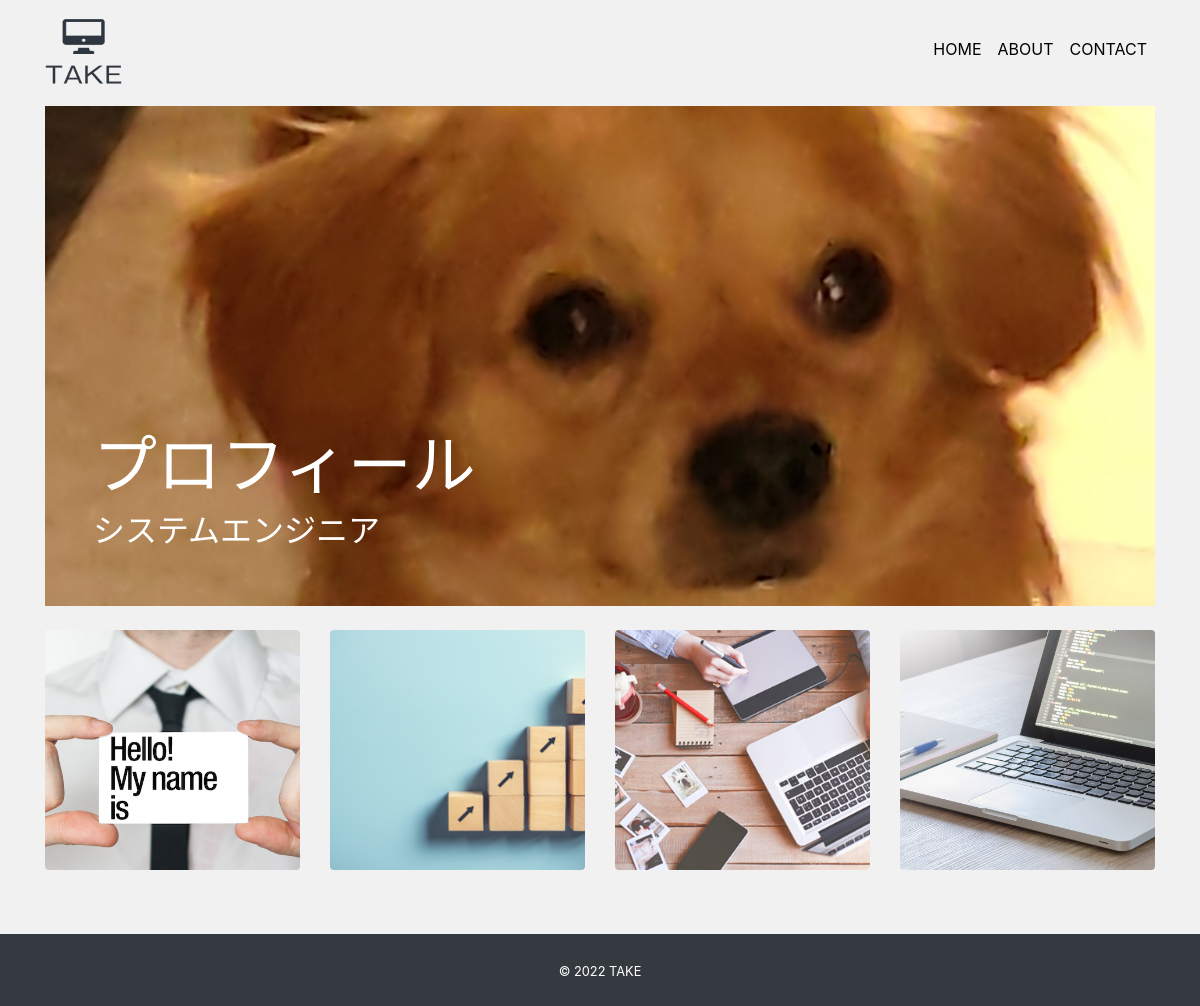
The page / on the database its author committed.
### mysite/models.py (models this page shows, shortened)
class Profile(models.Model):
    title = models.CharField('タイトル', max_length=100, null=True, blank=True)
    subtitle = models.CharField(
        'サブタイトル', max_length=100, null=True, blank=True)
    name = models.CharField('名前', max_length=100)
    job = models.TextField('仕事')
    introduction = models.TextField('自己紹介')
    github = models.CharField('github', max_length=100, null=True, blank=True)
    twitter = models.CharField(
        'twitter', max_length=100, null=True, blank=True)
    linkedin = models.CharField(
        'linkedin', max_length=100, null=True, blank=True)
    facebook = models.CharField(
        'facebook', max_length=100, null=True, blank=True)
    instagram = models.CharField(
        'instagram', max_length=100, null=True, blank=True)
    slack = models.CharField('slack', max_length=100, null=True, blank=True)
    topimage = models.ImageField(upload_to='images', verbose_name='トップ画像')
    subimage = models.ImageField(upload_to='images', verbose_name='サブ画像')

class Work(models.Model):
    title = models.CharField('タイトル', max_length=100)
    image = models.ImageField(upload_to="images", verbose_name='イメージ画像')
    thumbnail = models.ImageField(
        upload_to="images", verbose_name='サムネイル', null='True', blank='True')
    skill = models.CharField('スキル', max_length=100)
    url = models.CharField('URL', max_length=100, null='True', blank='True')
    created = models.DateField('作成日')
    description = models.TextField('説明')

### mysite/views.py (the view)
# urls.py: path('', views.IndexView.as_view(), name='index'),
class IndexView(View):
    def get(self, request, *args, **kwargs):
        profile_data = Profile.objects.all()
        if profile_data.exists():
            profile_data = profile_data.order_by('-id')[0]
        work_data = Work.objects.order_by('-id')
        return render(request, 'mysite/index.html', {
            'profile_data': profile_data,
            'work_data': work_data
        })

### mysite/templates/mysite/index.html (shortened to what this page needs)
{% extends 'mysite/base.html' %}
{% block content %}
<div class="card top d-flex flex-column justify-content-end mb-4">
    <img src="{{ profile_data.topimage.url }}" alt="">
    <div class="overlay text-white p-5">
        <h1 class="title">{{ profile_data.title }}</h1>
        <h5 class="subtitle">{{ profile_data.subtitle }}</h5>
    </div>
</div>
<div class="row mb-5">
    {% for work in work_data %}
    <div class="col-6 col-md-3 mb-3">
        <div class="card work-thumbnail">
            {% if work.thumbnail %}
            <img src="{{ work.thumbnail.url }}" alt="" class="work-img">
            {% else %}
            <img src="{{ work.image.url }}" alt="" class="work-img">
            {% endif %}
        </div>
    </div>
    {% endfor%}
</div>
{% endblock %}

### mysite/static/css/style.css (style rules this page uses)
* { margin: 0; padding: 0; box-sizing: border-box; }
body { background: #f1f1f1; display: flex; flex-flow: column; min-height: 100vh; }
.top img { object-fit: cover; height: 500px; }
.overlay { position: absolute; }
.title { font-size: 4rem; }
.subtitle { font-size: 2rem; }
.work-thumbnail { overflow: hidden; position: relative; }
.work-img { object-fit: cover; height: 240px; }
.card { border: none; }

### rows shown on the page
Profile: topimage (picture), title "プロフィール", subtitle "システムエンジニア"
Work: image (picture)
Work: image (picture)
Work: image (picture)
Work: thumbnail (picture)
